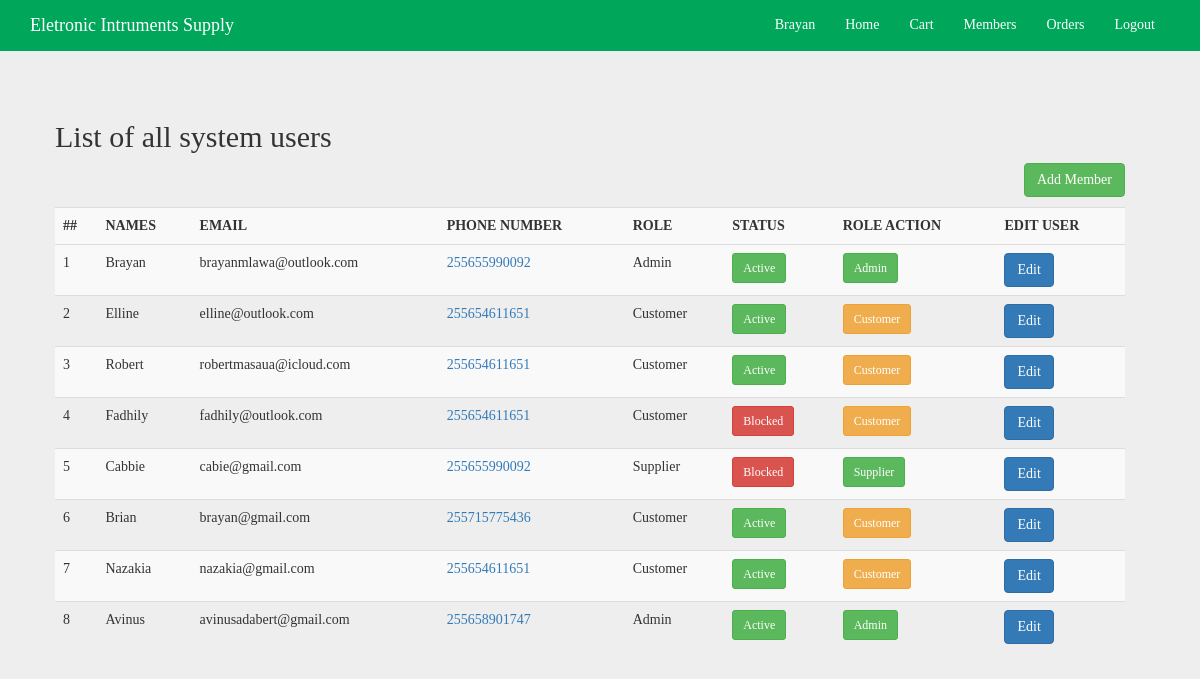
Screenshot of /admin/admin_members.php (signed in) with the database file from the repository.
### tables this page shows
CREATE TABLE `users` (
  `user_id` int(11) NOT NULL,
  `name` varchar(30) NOT NULL,
  `email` varchar(50) NOT NULL,
  `password` varchar(225) NOT NULL,
  `phone` varchar(20) NOT NULL,
  `user_type` int(3) NOT NULL DEFAULT 0,
  `status` int(3) NOT NULL DEFAULT 1,
  `time_joined` datetime NOT NULL DEFAULT current_timestamp()
);

### includes/dbconnect.php (called while the page is built, shortened)
<?php
function encryptor($action, $string){
    $output = false;
    $encrypt_method = "AES-256-CBC";
    $secret_key = 'Elline Tech';
    $secret_iv = 'elline@2025';
    $key = hash('sha256', $secret_key);
    $iv = substr(hash('sha256', $secret_iv), 0, 16);
    if($action == 'encrypt'){
        $output = openssl_encrypt($string, $encrypt_method, $key, 0, $iv);
        $output = base64_encode($output);
    }elseif($action == 'decrypt'){
        $output = openssl_decrypt(base64_decode($string), $encrypt_method, $key, 0, $iv);
        }
    return $output;
}

### admin/admin_members.php (the view, shortened to what this page needs)
<!DOCTYPE html>
<html lang="en">
<?php
    include "../includes/css_header.php";
    include "../includes/dbconnect.php";
		$user_email = $_SESSION["email"];
		$sql_query = mysqli_query($connection, "SELECT * FROM users WHERE email = '$user_email' ");
		while($row = mysqli_fetch_assoc($sql_query))
		if($row['user_type'] == 1)
        {
          include "../includes/header_admin.php";
        }
        else
        {
        	header('Location: ../index');
        }
	?>
<body>
<div class="col-lg-11 left">
<div class="table-responsive " >
       <h3> <h2 >List of all system users </h2> <a style ="float: right; margin-bottom: 10px; " class="btn btn-success" href="admin_user_add ">Add Member</a></h3>
        <table class="table table-striped table-hover table-sm">
            <tr>
            <th>##</th>
                <th><b>NAMES</b></th>
                <th><b>EMAIL</b></th>
                <th><b>PHONE NUMBER</b></th>
                <th><b>ROLE</b></th>
                <th><b>STATUS</b></th>
                <th><b>ROLE ACTION</b></th>
                <th><b>EDIT USER</b></th>
            </tr>
            <tr>
                <?php
                $sql = "SELECT * FROM users ";
                $result = $connection->query($sql);
                    while($row=$result->fetch_assoc()) {
                        $user_id = encryptor('encrypt', $row['user_id']);
                            ?>
                       <tr><a href="tel:+"></a>
                       <td id="number"><?php echo $row['user_id'] ?></td>
                       <td><?php echo $row['name']?> </td>
                       <td><?php echo $row['email'] ?></td>
                       <td><a href="tel:+<?php echo $row['phone'] ?>"><?php echo $row['phone'] ?></a></td>
                       <td><?php
                       if($row['user_type'] == 1){
                        echo "Admin";
                       }elseif($row['user_type'] == 0){
                        echo "Customer";
                       }elseif($row['user_type'] == 2){
                        echo "Supplier";
                       }
                       else{
                        echo "Unknown";
                       }
                       ?></td>
                         <td>
                            <?php
                            if($row['status'] == 1 ){
                              echo'<a class="btn btn-sm btn-success" href="../includes/status?user='.$user_id.'&status=0">Active</a>';
                            }else{
                                echo'<a class="btn btn-sm btn-danger" href="../includes/status?user='.$user_id.'&status=1">Blocked</a>';
                            }
                                ?>
                                </td>
                                <td>
                                <?php
                                    if($row['user_type'] == 1 ){
                                    echo'<a class="btn btn-sm btn-success" href="../includes/status?user='.$user_id.'&user_type=0">Admin</a> ';
                                    }elseif($row['user_type'] == 0 ){
                                        echo'<a class="btn btn-sm btn-warning" href="../includes/status?user='.$user_id.'&user_type=2">Customer</a> ';
                                    }elseif($row['user_type'] == 2 ){
                                        echo'<a class="btn btn-sm btn-success" href="../includes/status?user='.$user_id.'&user_type=1">Supplier</a> ';
                                    }else{
                                        echo' <a class="btn btn-sm btn-danger" href="../actions/user_edit?user='.$user_id.'">Error</a> ';
                                    }
                                        ?>
                                 </td>
                                 <td>
                             <a class="btn btn-primary" href=' <?php echo" ../actions/user_edit?user=".$user_id." "?>' ></i>Edit</a>
                             </td>
            </tr>
            <?php
                }
                ?>
        </table>
    </div>
    </div>
</body>
</html>

### includes/header_admin.php (shortened to what this page needs)
<nav class="navbar navbar-inverse navbar-fixed-top">
      <div class="container">
        <div class="navbar-header">
            <a href="../admin/admin" class="navbar-brand text-white">Eletronic Intruments Supply</a>
        </div>
        <div id="navbar" class="collapse navbar-collapse">
          <ul class="nav navbar-nav pull-right">
            <li><a class="text-white" href="../actions/profile"> <?php echo $_SESSION['name'];?> </a></li>
            <li><a class="text-white" href="../actions/products">Home</a></li>
            <li><a class="text-white" href="../actions/show_cart_items">Cart</a></li>
            <li><a class="text-white" href="../admin/admin_members">Members</a></li>
            <li><a class="text-white" href="../actions/show_order_items">Orders</a></li>
            <li><a class="text-white" href="../includes/logout">Logout</a></li>
          </ul>
                  </div>
      </div>
    </nav>

### css/style.css (style rules this page uses)
body { padding-top: 100px; font-family: "Comic Sans MS"; background-color: #EEEEEE; }
.navbar { background-color: #00a65a; border-color: #00a65a; }
.text-white { color: white !important; }

### admin/admin_members.php (style rules this page uses)
.left { margin-left: 40px; }

### rows the page displays
users: user_id "1", name "Brayan", email "brayanmlawa@outlook.com", phone "255655990092", user_type "Admin"
users: user_id "2", name "Elline", email "elline@outlook.com", phone "255654611651", user_type "Customer"
users: user_id "3", name "Robert", email "robertmasaua@icloud.com", phone "255654611651", user_type "Customer"
users: user_id "4", name "Fadhily", email "fadhily@outlook.com", phone "255654611651", user_type "Customer"
users: user_id "5", name "Cabbie", email "cabie@gmail.com", phone "255655990092", user_type "Supplier"
users: user_id "6", name "Brian", email "brayan@gmail.com", phone "255715775436", user_type "Customer"
users: user_id "7", name "Nazakia", email "nazakia@gmail.com", phone "255654611651", user_type "Customer"
users: user_id "8", name "Avinus", email "avinusadabert@gmail.com", phone "255658901747", user_type "Admin"
